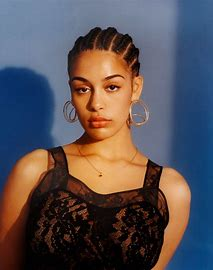
#> input picture Open-CV/demo.jpg, 213 x 270 px
$ python image.py
#> lines starting #> are read from the running program, lines starting #| are printed output that depends on the picture; after the words box and inside, x2 and y2 are one past the last pixel; in counts of white or black regions, pixels touching at a corner belong together
import cv2

face_haar_cascade = cv2.CascadeClassifier('haarcascade_frontalface_default.xml')
image = cv2.imread('demo.jpg')
#> image is the input picture: shape (270, 213, 3); mean B, G, R 85.8, 81.5, 89.4
gray = cv2.cvtColor(image, cv2.COLOR_BGR2GRAY)
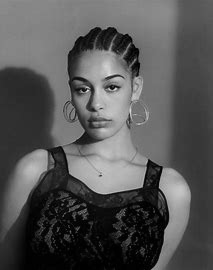
#> gray: shape (270, 213); min 0, max 226, mean 84.4
cv2.imshow("Gray", gray)
cv2.waitKey()

faces = face_haar_cascade.detectMultiScale(gray, 1.1, 4)
#> faces = [[59, 56, 79, 79]]

for (x, y, w, h) in faces:
    cv2.rectangle(image, (x, y), (x + w, y + h), (0, 255, 0), 5)
#> this loop made 1 pass
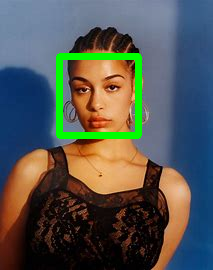
#> image: shape (270, 213, 3); 3.81% of pixels changed, all inside (x1, y1, x2, y2) = (56, 53, 142, 139)

cv2.imshow("Faces", image)
cv2.waitKey()
cv2.destroyAllWindows()
